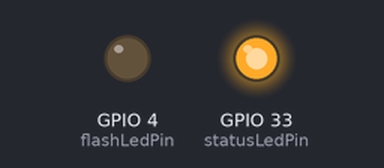
Recording of a sketch running on a simulated ESP32. On the bench: output pins drawn as LEDs (lit = HIGH). WiFi joins after 1.5 s; servers stay silent unless stated; no MQTT or app messages arrive unless stated; what the sketch prints to the serial monitor is not drawn.

Above: at 0.1 s.
At 1.6 s:
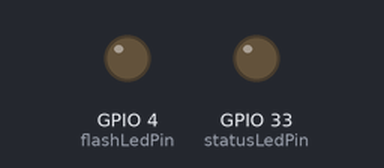
Timing chart, 0 to 3.1 s (numbered marks = the images above):
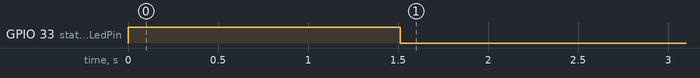

The sketch:

Colector_ESP32.ino
```cpp
/*
 * Envío de información de Arduino por MQTT
 * por: Jesús Adrián
 * Fecha:25/01/2023
 *
 * Este código realiza una lectura de un arduino comunicado
 * por Rx y Tx de forma serial, acumula byte por byte hasta
 * un salto de linea, posteriormente envia estos datos por MQTT
 * a un tema el cuál será procesado en node-red y serán
 * representados gráficamente.
 *
 *
 * Componente     PinESP32CAM     Estados lógicos
 * ledStatus------GPIO 33---------On=>LOW, Off=>HIGH
 * ledFlash-------GPIO 4----------On=>HIGH, Off=>LOW
 *
 * Arduino   ESP32CAM
 * Rx--------GPIO 12
 * Tx--------GPIO 13
 * GND-------GND
 */

//Bibliotecas
#include <WiFi.h>  // Biblioteca para el control de WiFi
#include <PubSubClient.h> //Biblioteca para conexion MQTT
//Constantes
#define RXp2 13
#define TXp2 12

//Datos de WiFi
const char* ssid = "Totalplay-8CA5";  // Aquí debes poner el nombre de tu red
const char* password = "8CA549F8V2WtX8M3";  // Aquí debes poner la contraseña de tu red

//Datos del broker MQTT son los datos de mi IP, porque es un broker local (localhost)
const char* mqtt_server = "18.198.34.5"; // Si estas en una red local, coloca la IP asignada, en caso contrario, coloca la IP publica
IPAddress server(18,198,34,5);

// Objetos
WiFiClient espClient; // Este objeto maneja los datos de conexion WiFi
PubSubClient client(espClient); // Este objeto maneja los datos de conexion al broker

// Variables
int flashLedPin = 4;  // Para indicar el estatus de conexión
int statusLedPin = 33; // Para ser controlado por MQTT
long timeNow, timeLast; // Variables de control de tiempo no bloqueante
int data = 0; // Contador
int wait = 5000;  // Indica la espera cada 5 segundos para envío de mensajes MQTT
char charBuf[100];
String inputString = "";        // a String to hold incoming data
bool stringComplete = false;


void serialEvent2() {
                while (Serial2.available()) {
                  // get the new byte:
                  char inChar = (char)Serial2.read();
                  // add it to the inputString:
                  inputString += inChar;
                  //Serial.print(inputString);
                  // if the incoming character is a newline, set a flag so the main loop can
                  // do something about it:
                  if (inChar == '\n') {
                    stringComplete = true;
                  }}}


// Inicialización del programa
void setup() {
  // Iniciar comunicación serial
  Serial.begin (115200);
  Serial2.begin(9600, SERIAL_8N1, RXp2, TXp2);

  Serial.println ("Programa iniciado");

  //
  pinMode (flashLedPin, OUTPUT);
  pinMode (statusLedPin, OUTPUT);
  digitalWrite (flashLedPin, LOW);
  digitalWrite (statusLedPin, HIGH);

  Serial.println();
  Serial.println();
  Serial.print("Conectar a ");
  Serial.println(ssid);

  WiFi.begin(ssid, password); // Esta es la función que realiz la conexión a WiFi

  while (WiFi.status() != WL_CONNECTED) { // Este bucle espera a que se realice la conexión
    digitalWrite (statusLedPin, HIGH);
    delay(500); //dado que es de suma importancia esperar a la conexión, debe usarse espera bloqueante
    digitalWrite (statusLedPin, LOW);
    Serial.print(".");  // Indicador de progreso
    delay (5);
  }

  // Cuando se haya logrado la conexión, el programa avanzará, por lo tanto, puede informarse lo siguiente
  Serial.println();
  Serial.println("WiFi conectado");
  Serial.println("Direccion IP: ");
  Serial.println(WiFi.localIP());

  // Si se logro la conexión, encender led
  if (WiFi.status () > 0){
  digitalWrite (statusLedPin, LOW);
  }

  delay (1000); // Esta espera es solo una formalidad antes de iniciar la comunicación con el broker

  // Conexión con el broker MQTT
  client.setServer(server, 1883); // Conectarse a la IP del broker en el puerto indicado
//  client.setCallback(callback); // Activar función de CallBack, permite recibir mensajes MQTT y ejecutar funciones a partir de ellos
  delay(1500);  // Esta espera es preventiva, espera a la conexión para no perder información

  timeLast = millis (); // Inicia el control de tiempo
}// fin del void setup ()


// Cuerpo del programa, bucle principal
void loop() {

    //Verificar siempre que haya conexión al broker
  if (!client.connected()) {
    reconnect();  // En caso de que no haya conexión, ejecutar la función de reconexión, definida despues del void setup ()
  }// fin del if (!client.connected())

  client.loop(); // Esta función es muy importante, ejecuta de manera no bloqueante las funciones necesarias para la comunicación con el broker

  if (stringComplete) {
    //Serial.println(inputString);
    String json = inputString;
    delay(1000);
    Serial.println(json); // Se imprime en monitor solo para poder visualizar que el string esta correctamente creado
    json.toCharArray(charBuf, 100);
    client.publish("codigoIoT/colector/sensores", charBuf);
    // clear the string:
    inputString = "";
    stringComplete = false;}

}// fin del void loop ()

// Función para reconectarse
void reconnect() {
  // Bucle hasta lograr conexión
  while (!client.connected()) { // Pregunta si hay conexión
    Serial.print("Tratando de contectarse...");
    // Intentar reconexión
    if (client.connect("ESP32CAMClient")) { //Pregunta por el resultado del intento de conexión
      Serial.println("Conectado");
      client.subscribe("codigoIoT/ejemplo/mqttin"); // Esta función realiza la suscripción al tema
    }// fin del  if (client.connect("ESP32CAMClient"))
    else {  //en caso de que la conexión no se logre
      Serial.print("Conexion fallida, Error rc=");
      Serial.print(client.state()); // Muestra el codigo de error
      Serial.println(" Volviendo a intentar en 5 segundos");
      // Espera de 5 segundos bloqueante
      delay(5000);
      Serial.println (client.connected ()); // Muestra estatus de conexión
    }// fin del else
  }// fin del bucle while (!client.connected())
}// fin de void reconnect(
```
